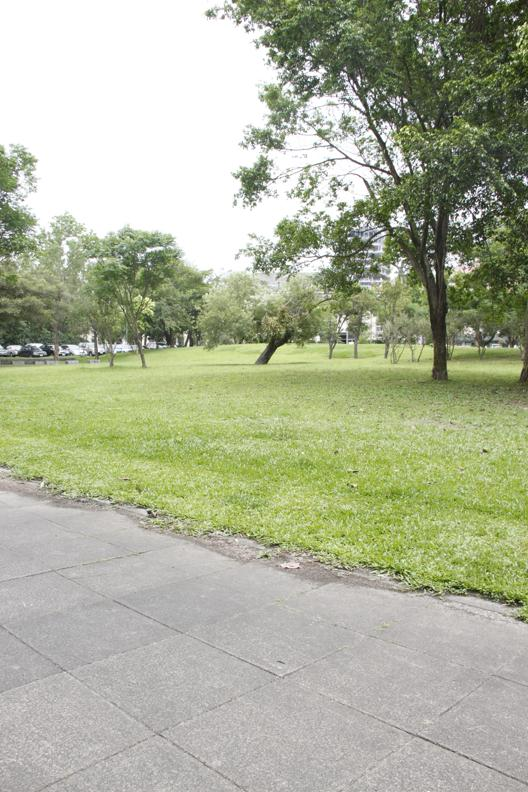
#> input picture park/1.jpg, 528 x 792 px
$ python image_stitching_simple.py --images park --output out.png
#> lines starting #> are read from the running program, lines starting #| are printed output that depends on the picture
from imutils import paths
import numpy as np
import argparse
import imutils
import cv2

ap = argparse.ArgumentParser()
ap.add_argument("-i", "--images", type=str, required=True, help="path to input directory of images to stitch")
ap.add_argument("-o", "--output", type=str, required=True, help="path to the output image")
ap.add_argument("-c", "--crop", type=int, default=0, help="whether to crop out largest rectangular region")
args = vars(ap.parse_args())

print("[INFO] Loading images...")
imagePaths = sorted(list(paths.list_images(args["images"])))
images = []

for imagePath in imagePaths:
    image = cv2.imread(imagePath)
#> image is the input picture: shape (792, 528, 3); mean B, G, R 152.8, 177.6, 172.2
    images.append(image)

print("[INFO] Number of images found: ", len(images))
#| [INFO] Number of images found:  2

print("[INFO] Stitching images...")
stitcher = cv2.createStitcher() if imutils.is_cv3() else cv2.Stitcher_create()
(status, stitched) = stitcher.stitch(images)
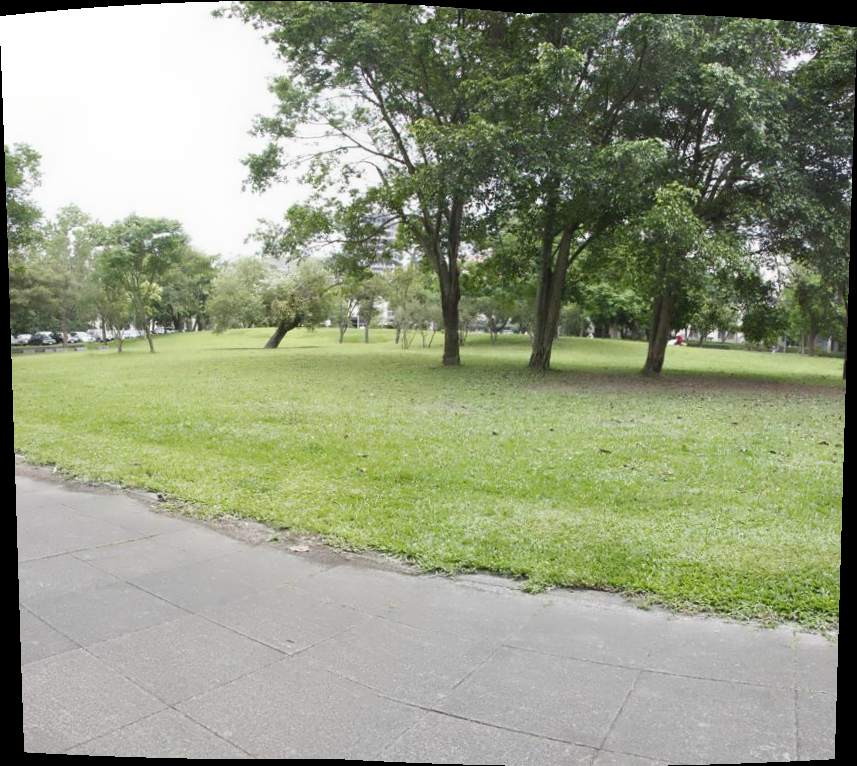
#> stitched: shape (766, 857, 3); mean of channels 0, 1, 2 128.4, 154, 146.8; drawn as B, G, R
#> status = 0

if status == 0:

    if args['crop'] > 0:
        print("[INFO] Cropping...")
        stitched = cv2.copyMakeBorder(stitched, 10, 10, 10, 10, cv2.BORDER_CONSTANT, (0, 0, 0))
        gray = cv2.cvtColor(stitched, cv2.COLOR_BGR2GRAY)
        thresh = cv2.threshold(gray, 0, 255, cv2.THRESH_BINARY)[1]
        cnts = cv2.findContours(thresh.copy(), cv2.RETR_EXTERNAL, cv2.CHAIN_APPROX_SIMPLE)
        cnts = imutils.grab_contours(cnts)
        c = max(cnts, key=cv2.contourArea)

        mask = np.zeros(thresh.shape, dtype="uint8")
        (x, y, w, h) = cv2.boundingRect(c)
        cv2.rectangle(mask, (x, y), (x+w, y+h), 255, -1)

        minRect = mask.copy()
        sub = mask.copy()

        while cv2.countNonZero(sub) > 0:
            minRect = cv2.erode(minRect, None)
            sub = cv2.subtract(minRect, thresh)

        cnts = cv2.findContours(minRect.copy(), cv2.RETR_EXTERNAL, cv2.CHAIN_APPROX_SIMPLE)
        cnts = imutils.grab_contours(cnts)
        c = max(cnts, key=cv2.contourArea)
        (x, y, w, h) = cv2.boundingRect(c)

        stitched = stitched[y:y+h, x:x+w]

        cv2.imwrite(args['output'], stitched)

        cv2.imshow("Stitched", stitched)
        cv2.waitKey(0)

else:
    print("[INFO] Image stitching failed ({})".format(status))
